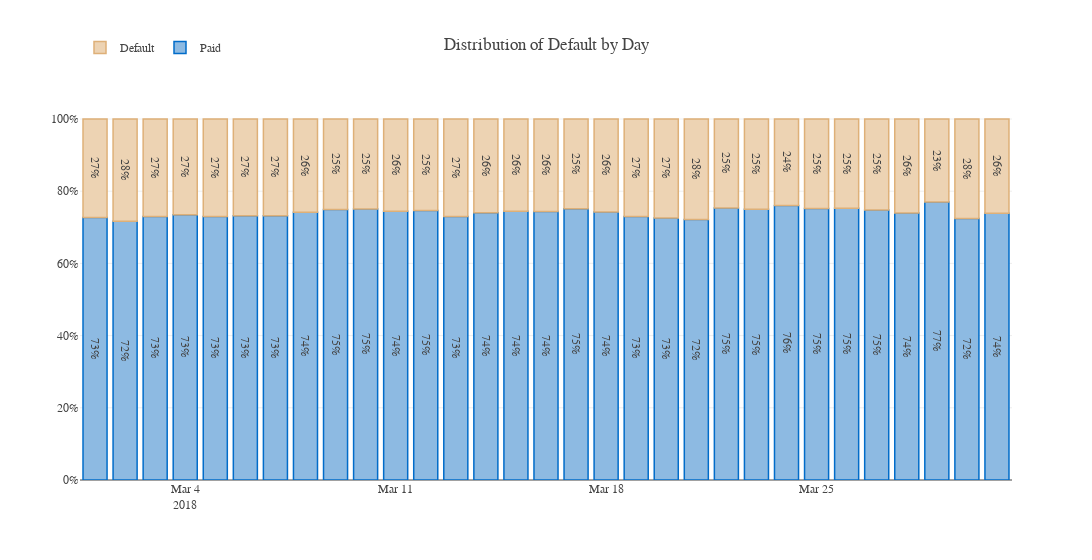

The cell this chart's notebook holds for it:
### Code cell
target=pd.DataFrame(data={'Default':train.groupby('Spend 2')['Target'].mean()*100})
target['Paid']=np.abs(train.groupby('Spend 2')['Target'].mean()-1)*100
rgb=['rgba'+str(matplotlib.colors.to_rgba(i,0.7)) for i in pal]
fig=go.Figure()
fig.add_trace(go.Bar(x=target.index, y=target.Paid, name='Paid',
                     text=target.Paid, texttemplate='%{text:.0f}%', 
                     textposition='inside',insidetextanchor="middle",
                     marker=dict(color=color[0],line=dict(color=pal[0],width=1.5)),
                     hovertemplate = "<b>%{x}</b><br>Paid accounts: %{y:.2f}%"))
fig.add_trace(go.Bar(x=target.index, y=target.Default, name='Default',
                     text=target.Default, texttemplate='%{text:.0f}%', 
                     textposition='inside',insidetextanchor="middle",
                     marker=dict(color=color[1],line=dict(color=pal[1],width=1.5)),
                     hovertemplate = "<b>%{x}</b><br>Default accounts: %{y:.2f}%"))
fig.update_layout(template=temp,title='Distribution of Default by Day', 
                  barmode='relative', yaxis_ticksuffix='%', width=1400,
                  legend=dict(orientation="h", traceorder="reversed", yanchor="bottom",y=1.1,xanchor="left", x=0))
fig.show()

### Figure 1 — Plotly figure (JSON) as saved in the notebook; plotly's stock layout.template omitted (floating-point values rounded to 4 significant figures)
{"data": [{"hovertemplate": "<b>%{x}</b><br>Paid accounts: %{y:.2f}%", "insidetextanchor": "middle", "marker": {"color": "#8DBAE2", "line": {"color": "#016CC9", "width": 1.5}}, "name": "Paid", "text": [72.69, 71.71, 72.97, 73.49, 72.97, 73.17, 73.21, 74.14, 74.94, 75.07, 74.46, 74.62, 72.96, 74.06, 74.43, 74.38, 75.11, 74.27, 72.98, 72.6, 72.17, 75.35, 75.0, 76.02, 75.2, 75.27, 74.79, 73.94, 77.0, 72.44, 73.89], "textposition": "inside", "texttemplate": "%{text:.0f}%", "type": "bar", "x": ["2018-03-01T00:00:00", "2018-03-02T00:00:00", "2018-03-03T00:00:00", "2018-03-04T00:00:00", "2018-03-05T00:00:00", "2018-03-06T00:00:00", "2018-03-07T00:00:00", "2018-03-08T00:00:00", "2018-03-09T00:00:00", "2018-03-10T00:00:00", "2018-03-11T00:00:00", "2018-03-12T00:00:00", "2018-03-13T00:00:00", "2018-03-14T00:00:00", "2018-03-15T00:00:00", "2018-03-16T00:00:00", "2018-03-17T00:00:00", "2018-03-18T00:00:00", "2018-03-19T00:00:00", "2018-03-20T00:00:00", "2018-03-21T00:00:00", "2018-03-22T00:00:00", "2018-03-23T00:00:00", "2018-03-24T00:00:00", "2018-03-25T00:00:00", "2018-03-26T00:00:00", "2018-03-27T00:00:00", "2018-03-28T00:00:00", "2018-03-29T00:00:00", "2018-03-30T00:00:00", "2018-03-31T00:00:00"], "y": [72.69, 71.71, 72.97, 73.49, 72.97, 73.17, 73.21, 74.14, 74.94, 75.07, 74.46, 74.62, 72.96, 74.06, 74.43, 74.38, 75.11, 74.27, 72.98, 72.6, 72.17, 75.35, 75.0, 76.02, 75.2, 75.27, 74.79, 73.94, 77.0, 72.44, 73.89]}, {"hovertemplate": "<b>%{x}</b><br>Default accounts: %{y:.2f}%", "insidetextanchor": "middle", "marker": {"color": "#EDD3B3", "line": {"color": "#DEB078", "width": 1.5}}, "name": "Default", "text": [27.31, 28.29, 27.03, 26.51, 27.03, 26.83, 26.79, 25.86, 25.06, 24.93, 25.54, 25.38, 27.04, 25.94, 25.57, 25.62, 24.89, 25.73, 27.02, 27.4, 27.83, 24.65, 25.0, 23.98, 24.8, 24.73, 25.21, 26.06, 23.0, 27.56, 26.11], "textposition": "inside", "texttemplate": "%{text:.0f}%", "type": "bar", "x": ["2018-03-01T00:00:00", "2018-03-02T00:00:00", "2018-03-03T00:00:00", "2018-03-04T00:00:00", "2018-03-05T00:00:00", "2018-03-06T00:00:00", "2018-03-07T00:00:00", "2018-03-08T00:00:00", "2018-03-09T00:00:00", "2018-03-10T00:00:00", "2018-03-11T00:00:00", "2018-03-12T00:00:00", "2018-03-13T00:00:00", "2018-03-14T00:00:00", "2018-03-15T00:00:00", "2018-03-16T00:00:00", "2018-03-17T00:00:00", "2018-03-18T00:00:00", "2018-03-19T00:00:00", "2018-03-20T00:00:00", "2018-03-21T00:00:00", "2018-03-22T00:00:00", "2018-03-23T00:00:00", "2018-03-24T00:00:00", "2018-03-25T00:00:00", "2018-03-26T00:00:00", "2018-03-27T00:00:00", "2018-03-28T00:00:00", "2018-03-29T00:00:00", "2018-03-30T00:00:00", "2018-03-31T00:00:00"], "y": [27.31, 28.29, 27.03, 26.51, 27.03, 26.83, 26.79, 25.86, 25.06, 24.93, 25.54, 25.38, 27.04, 25.94, 25.57, 25.62, 24.89, 25.73, 27.02, 27.4, 27.83, 24.65, 25.0, 23.98, 24.8, 24.73, 25.21, 26.06, 23.0, 27.56, 26.11]}], "layout": {"barmode": "relative", "legend": {"orientation": "h", "traceorder": "reversed", "x": 0, "xanchor": "left", "y": 1.1, "yanchor": "bottom"}, "title": {"text": "Distribution of Default by Day"}, "width": 1400, "yaxis": {"ticksuffix": "%"}}}
